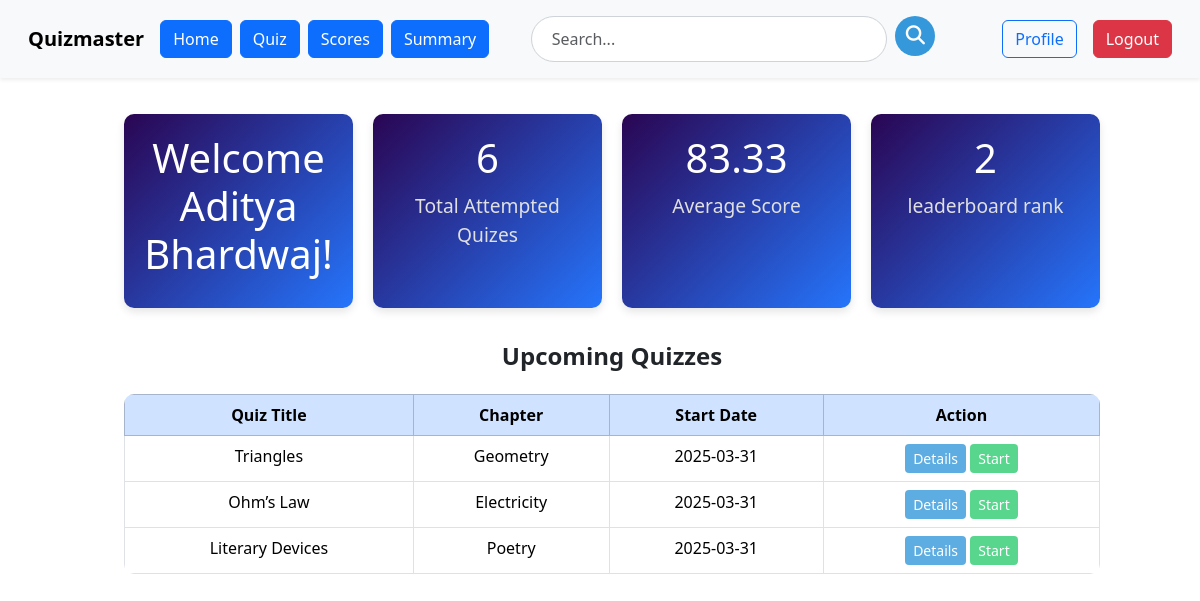
The page /user/user_dashboard (signed in) on the database as committed earlier.
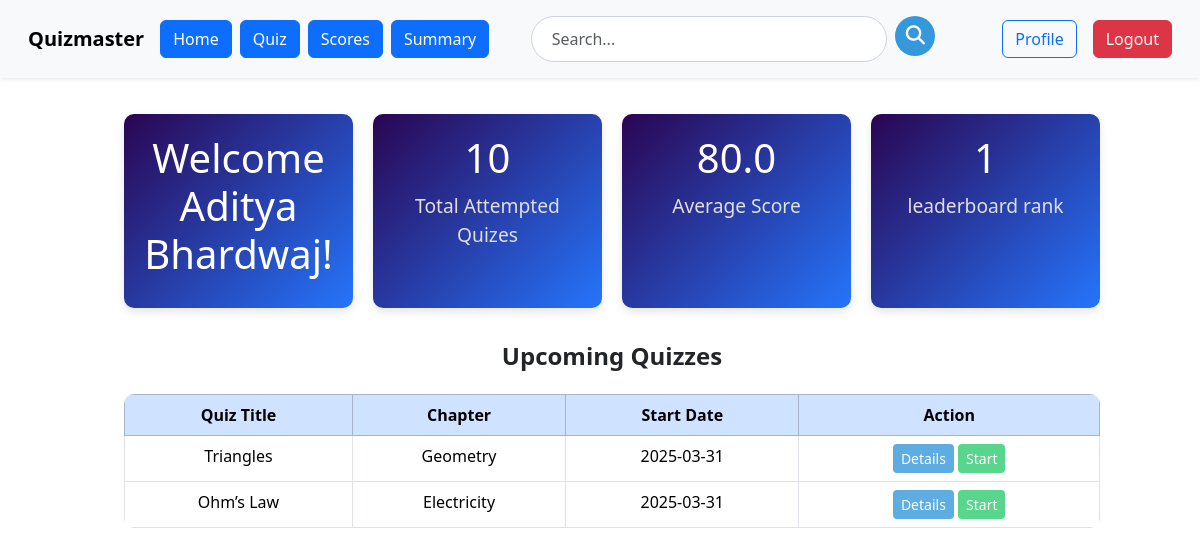
The same page on the database as committed later.
### models.py (models this page shows)
class Quiz(db.Model):
    id=db.Column(db.Integer, primary_key=True)
    name = db.Column(db.String(100), nullable=False)
    description=db.Column(db.String(256), nullable=True)
    start_date=db.Column(db.Date, nullable=True)
    end_date=db.Column(db.Date, nullable=True)
    time_duration=db.Column(db.Time, nullable=True)
    remarks=db.Column(db.String(256), nullable=True)
    no_of_questions=db.Column(db.Integer, nullable=True)
    is_active=db.Column(db.Boolean, nullable=False, default=False)
    questions = db.relationship('Questions', backref='quiz', lazy=True)
    total_attempted=db.Column(db.Integer, nullable=False, default=0)
    scores = db.relationship('Scores', backref='quiz', lazy=True)
    subject_id=db.Column(db.Integer, db.ForeignKey('subject.id'), nullable=False)
    chapter_id= db.Column(db.Integer, db.ForeignKey('chapter.id'),nullable=False)

class Chapter(db.Model):
    id=db.Column(db.Integer, primary_key=True)
    name=db.Column(db.String(32), unique=True)
    Description=db.Column(db.String(256), nullable=True)
    no_of_questions=db.Column(db.Integer, nullable=True)
    subject_id=db.Column(db.Integer, db.ForeignKey('subject.id'), nullable=False)
    quizzes = db.relationship('Quiz', backref='chapter', lazy=True)
    questions = db.relationship('Questions', backref='chapter', lazy=True)

### routes.py (the view)
@app.route('/user/user_dashboard')
@auth_required
def user_dashboard():
    quizzes=Quiz.query.filter(Quiz.start_date != None).all()
    ist = pytz.timezone('Asia/Kolkata')  # IST timezone
    current_date = datetime.now(ist).date()  # Get current IST time
    user = User.query.get(session['user_id'])
    scores = Scores.query.filter_by(user_id=user.id).all()
    total_attempted = len(scores)
    avg_score = 0
    if total_attempted > 0:
        avg_score = sum(score.score for score in scores) / total_attempted
    leaderboard = (
        db.session.query(
            User.id,
            User.name,
            db.func.sum(Scores.score).label('total_score')
        )
        .join(Scores, Scores.user_id == User.id)
        .group_by(User.id)
        .order_by(db.func.sum(Scores.score).desc())
        .all()
    )
    leaderboard_position = next((index + 1 for index, u in enumerate(leaderboard) if u.id == user.id), None)
    return render_template(
        'user/user_dashboard.html',
        quizzes=quizzes,
        current_date=current_date,
        user=user,
        avg_score=avg_score,
        scores=scores,
        total_attempted=total_attempted,
        leaderboard_position=leaderboard_position  # Pass leaderboard position to the template
    )

### routes.py (called while the page is built)
def auth_required(f):
    @wraps(f)
    def inner(*args, **kwargs):
        if 'user_id' not in session:
            flash('please login to continue')
            return redirect(url_for('login'))
        return f(*args, **kwargs)
    return inner

### templates/user/user_dashboard.html (shortened to what this page needs)
{% extends 'user/user_layout.html' %}
{% block content %}
<head>
    <link href="https://cdn.jsdelivr.net/npm/bootstrap@5.3.2/dist/css/bootstrap.min.css" rel="stylesheet">
</head>
<div class="container mt-3">
     <div class="stats-container">
        <div class="stat-card">
            <h3>Welcome {{user.name}}!</h3>
        </div>
        <div class="stat-card">
            <h3>{{ total_attempted }}</h3>
            <p>Total Attempted Quizes</p>
        </div>
        <div class="stat-card">
            <h3>{{ avg_score |round(2) }}</h3>
            <p>Average Score</p>
        </div>
        <div class="stat-card">
            <h3>{{ leaderboard_position }}</h3>
            <p>leaderboard rank</p>
        </div>
    </div>
    <div class="dashboard-title">Upcoming Quizzes</div>
    <table class="table table-bordered text-center quiz-table">
        <thead class="table-primary">
            <tr>
                <th>Quiz Title</th>
                <th>Chapter</th>
                <th>Start Date</th>
                <th>Action</th>
            </tr>
        </thead>
        <tbody>
            {% for quiz in quizzes %}
            {% if quiz.start_date > current_date %}
            <tr>
                <td>{{ quiz.name }}</td>
                <td>{{ quiz.chapter.name }}</td>
                <td>{{ quiz.start_date }}</td>
                <td>
                    <a href="{{ url_for('view_quiz', quiz_id=quiz.id) }}" class="btn btn-sm btn-view">Details</a>
                    <a href="{{ url_for('attempt_quiz', quiz_id=quiz.id) }}" class="btn btn-sm btn-start">Start</a>
                </td>
            </tr>
            {% endif %}
            {% endfor %}
        </tbody>
    </table>
</div>
{% endblock %}

Rows that differ between the two databases and show on the page:
no longer on this page (row edited): Quiz: name "Literary Devices", chapter.name "Poetry", start_date "2025-03-31"
Other text that changed with them:
{{ total_attempted }}: "6" → "10"
{{ avg_score |round(2) }}: "83.33" → "80.0"
{{ leaderboard_position }}: "2" → "1"
